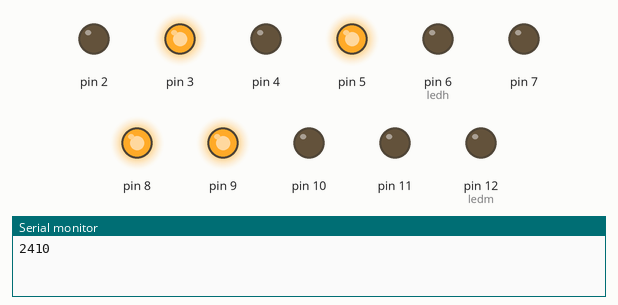
Simulated run of this sketch. Board: Arduino Uno, built with avr-gcc and run on an emulated ATmega328P. Shown: output pins drawn as LEDs (lit = HIGH), the last lines printed to the serial monitor. The local clock reads 2024-03-15 10:24:30 at power-on unless the sketch sets it.

Above: at 0.1 s.
At 30.1 s:
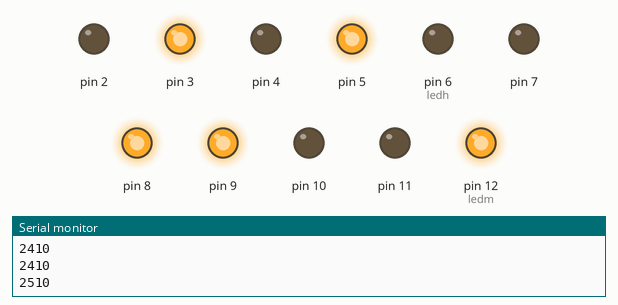
At 90.1 s:
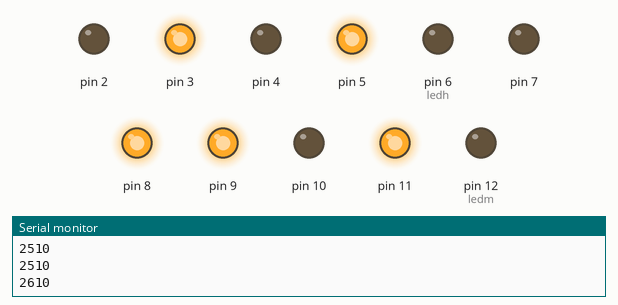
Timing chart, 0 to 91.6 s (numbered marks = the images above):
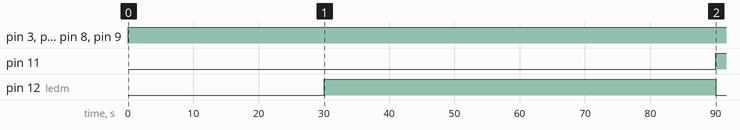

The sketch:

binary-clock.ino
```cpp
//On ajoute les differentes library

#include <DS1307RTC.h>

#include <Time.h>

#include <Wire.h>


int startup = 0;


void setup() //On initialise nos leds des pins 2 a 12

{

  Serial.begin(9600);


  for(int n = 2; n != 13; n++)

  {

    pinMode(n, OUTPUT);

  }

}


void minutes() //On convertit les minutes en binaire et on associe les leds correspondantes

{

  tmElements_t tm;


  if (RTC.read(tm)) {

    int min = tm.Minute;

    Serial.print(tm.Minute);

    int restem = 0;

    int ledm = 12;


    for(min = min; min >= 1; ledm--)

    {

      restem = min % 2;

      min = min / 2;


      if (restem == 1) {

        digitalWrite(ledm, HIGH);

      }

      else {

        digitalWrite(ledm, LOW);

      }

    }

  }

}


void hours() //On convertit les heures en binaire et on associe les leds correspondantes

{

  tmElements_t tm;

  if (RTC.read(tm)) {

    int h = tm.Hour;

    Serial.println(tm.Hour);

    int resteh = 0;

    int ledh = 6;


    for(h = h; h >= 1; ledh--)

    {

      resteh = h % 2;

      h = h / 2;


      if (resteh == 1) {

        digitalWrite(ledh, HIGH);

      }

      else {

        digitalWrite(ledh, LOW);

      }

    }

  }

}

void loop() //On lance le programme

{

    minutes();

    hours();

    delay(200); //On maj les heures et les minutes

}
```

Measured:
- by itself, pin 3, pin 5, pin 8, pin 9: LOW → HIGH at 0.00 s
- by itself, pin 11: LOW → HIGH at 90.0 s
- by itself, pin 12 (ledm): LOW → HIGH at 30.1 s, → LOW 60.0 s later
